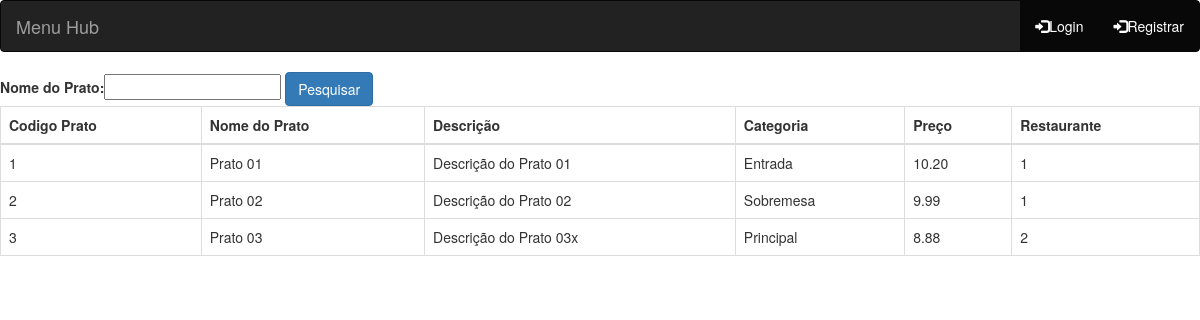
The page / on the database its author committed.
### app.py (models this page shows, shortened)
class Prato(db.Model):
    __tablename__ = "pratos"
    id = db.Column(db.Integer, primary_key=True)
    name = db.Column(db.String(30), nullable=False)
    description = db.Column(db.String(200), nullable=False)
    category = db.Column(db.String(30), nullable=False)
    price = db.Column(db.Numeric(precision=10, scale=2), nullable=False)
    restaurante = db.Column('Restaurante', db.ForeignKey(Restaurante.id))

### app.py (the view)
@app.route('/', methods=['GET', 'POST'])
def index():
    if request.method == 'POST':
        nome_prato = request.form['name']
        if nome_prato == '' :
            pratos = Prato.query.order_by(Prato.id).all()
            return render_template("index.html", pratos=pratos)
        else:
            if request.method == 'POST':
                nome_prato_aux = "%{}%".format(nome_prato)
                pratos = Prato.query.filter(Prato.name.like(nome_prato_aux)).all()
                return render_template("index.html", pratos=pratos)
    else:
        pratos = Prato.query.order_by(Prato.id).all()
        return render_template("index.html", pratos=pratos)

### templates/index.html (shortened to what this page needs)
{% extends "application.html" %}
{% block html_attribs %} lang pt_BR="BR"{% endblock %}
{% block content %}
<form action="/"  method="POST">
    <label>Nome do Prato:</label><input type="text" name="name" >
    <button type="submit" class="btn btn-primary">Pesquisar</button>
</form>
<table class="table table-bordered">
    <thead class="thead-dark">
        <tr>
            <th>Codigo Prato</th>
            <th>Nome do Prato</th>
            <th>Descrição</th>
            <th>Categoria</th>
            <th>Preço</th>
            <th>Restaurante</th>
    </thead>
    <tbody>
        {% for prato in pratos %}
        <tr>
            <td>{{ prato.id }}</td>
            <td>{{ prato.name }}</td>
            <td>{{ prato.description }}</td>
            <td>{{ prato.category }}</td>
            <td>{{ prato.price }}</td>
            <td>{{ prato.restaurante }}</td>
        </tr>
        {% endfor %}
    </tbody>
</table>
{% endblock %}

### templates/application.html
{% extends "bootstrap/base.html" %}
{% block navbar %}
{% if current_user.is_authenticated %}
    <nav class="navbar navbar-inverse">
        <div class="container-fluid">
            <div class="navbar-header">
                <a class="navbar-brand" href="/">Menu Hub</a>
            </div>
            <ul class="nav navbar-nav navbar-right">
                <li class="active"><a href="/logout"><span class="glyphicon glyphicon-log-in"></span>Logout</a></li>
                <li class="active"><a href="/inclusao_restaurante"><span class="glyphicon glyphicon-log-in"></span>Incluir Restaurante</a></li>
                <li class="active"><a href="/inclusao_prato"><span class="glyphicon glyphicon-log-in"></span>Incluir Prato</a></li>
            </ul>
        </div>
    </nav>
{% else %}
    <nav class="navbar navbar-inverse">
        <div class="container-fluid">
            <div class="navbar-header">
                <a class="navbar-brand" href="#">Menu Hub</a>
            </div>
            <ul class="nav navbar-nav navbar-right">
                <li class="active"><a href="/login"><span class="glyphicon glyphicon-log-in"></span>Login</a></li>
                <li class="active"><a href="/register"><span class="glyphicon glyphicon-log-in"></span>Registrar</a></li>
            </ul>
        </div>
    </nav>
{% endif %}
{% endblock %}

### rows shown on the page
Prato: id "1", name "Prato 01", description "Descrição do Prato 01", category "Entrada", price "10.20", restaurante "1"
Prato: id "2", name "Prato 02", description "Descrição do Prato 02", category "Sobremesa", price "9.99", restaurante "1"
Prato: id "3", name "Prato 03", description "Descrição do Prato 03x", category "Principal", price "8.88", restaurante "2"
